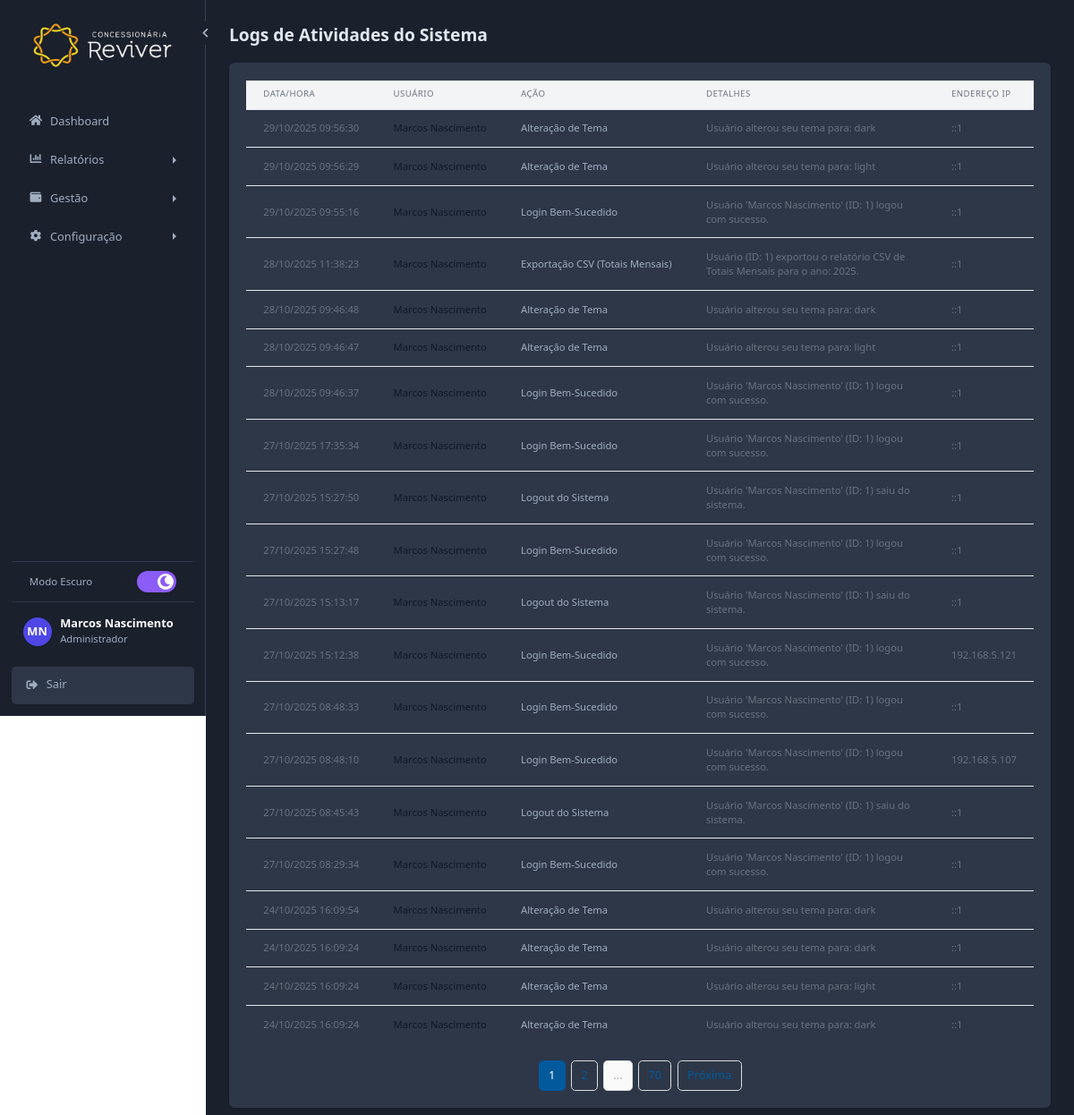
/php/logs.php (signed in), run on the app's committed database.
### tables this page shows
CREATE TABLE IF NOT EXISTS `logs` (
  `id` int(11) NOT NULL AUTO_INCREMENT,
  `id_usuario` int(11) DEFAULT NULL,
  `acao` varchar(255) NOT NULL,
  `detalhes` text DEFAULT NULL,
  `ip_usuario` varchar(45) DEFAULT NULL,
  `data_ocorrencia` datetime NOT NULL DEFAULT current_timestamp(),
  PRIMARY KEY (`id`),
  KEY `fk_logs_usuarios` (`id_usuario`),
  CONSTRAINT `fk_logs_usuarios` FOREIGN KEY (`id_usuario`) REFERENCES `usuarios` (`id`) ON DELETE SET NULL ON UPDATE CASCADE
);

CREATE TABLE IF NOT EXISTS `usuarios` (
  `id` int(11) NOT NULL AUTO_INCREMENT,
  `nome` varchar(150) NOT NULL,
  `email` varchar(150) NOT NULL,
  `senha` varchar(255) NOT NULL,
  `data_criacao` datetime DEFAULT current_timestamp(),
  `cargo` varchar(50) DEFAULT NULL,
  `nivel` int(11) DEFAULT 1,
  `status` enum('1','0') DEFAULT '1',
  `ultimo_login` varchar(50) DEFAULT NULL,
  `preferencia_tema` enum('light','dark') NOT NULL DEFAULT 'light',
  PRIMARY KEY (`id`),
  UNIQUE KEY `email` (`email`)
);

### includes/carregar_tema.php (called while the page is built, shortened)
<?php
if (isset($_SESSION['user_id'])) {
    try {
        $sql = "SELECT u.preferencia_tema FROM usuarios u WHERE u.id = :id_usuario";
        $stmt_tema = $pdo->prepare($sql);
        $stmt_tema->bindParam(':id_usuario', $_SESSION['user_id']);
        $stmt_tema->execute();
        $preferencia = $stmt_tema->fetchColumn();
        if ($preferencia == 'dark') {
            $themeClass = 'dark';
        }
    } catch (PDOException $e) {
    }
}
?>

### php/logs.php (the view, shortened to what this page needs)
<?php
require_once '../includes/conexao.php';
require_once '../includes/carregar_tema.php';
$pagina_selecionada = filter_input(INPUT_GET, 'page', FILTER_VALIDATE_INT) ?: 1;
$registros_por_pagina = 20;
$offset = ($pagina_selecionada - 1) * $registros_por_pagina;
$total_sql = "SELECT COUNT(*) FROM logs";
$total_stmt = $pdo->query($total_sql);
$total_registros = $total_stmt->fetchColumn();
$total_paginas = ceil($total_registros / $registros_por_pagina);
$sql = "SELECT l.id, l.acao, l.detalhes, l.ip_usuario, l.data_ocorrencia, u.nome as nome_usuario
        FROM logs l
        LEFT JOIN usuarios u ON l.id_usuario = u.id
        ORDER BY l.data_ocorrencia DESC
        LIMIT :limit OFFSET :offset";
$stmt = $pdo->prepare($sql);
$stmt->bindValue(':limit', $registros_por_pagina, PDO::PARAM_INT);
$stmt->bindValue(':offset', $offset, PDO::PARAM_INT);
$stmt->execute();
$logs = $stmt->fetchAll(PDO::FETCH_ASSOC);
?>
<!DOCTYPE html>
<html lang="pt-br" class="<?php echo $themeClass; ?>">
<head>
    <script src="https://cdn.tailwindcss.com"></script>
    <link rel="stylesheet" href="https://cdnjs.cloudflare.com/ajax/libs/font-awesome/5.15.4/css/all.min.css">
    <link rel="stylesheet" href="../css/style.css">
    </head>
<body>
    <div class="app-layout">
        <?php require_once '../includes/sidebar.php'; ?>
        <main class="main-content">
            <h1 class="text-2xl font-bold text-gray-800 mb-6">Logs de Atividades do Sistema</h1>
            <div class="bg-white p-6 rounded-lg shadow">
                <div class="overflow-x-auto">
                    <table class="min-w-full bg-white">
                        <thead class="bg-gray-100">
                            <tr>
                                <th class="px-6 py-3 text-left text-xs font-medium text-gray-500 uppercase tracking-wider">Data/Hora</th>
                                <th class="px-6 py-3 text-left text-xs font-medium text-gray-500 uppercase tracking-wider">Usuário</th>
                                <th class="px-6 py-3 text-left text-xs font-medium text-gray-500 uppercase tracking-wider">Ação</th>
                                <th class="px-6 py-3 text-left text-xs font-medium text-gray-500 uppercase tracking-wider">Detalhes</th>
                                <th class="px-6 py-3 text-left text-xs font-medium text-gray-500 uppercase tracking-wider">Endereço IP</th>
                            </tr>
                        </thead>
                        <tbody class="divide-y divide-gray-200">
                            <?php if (empty($logs)): ?>
                                <tr><td colspan="5" class="text-center py-4">Nenhum log encontrado.</td></tr>
                            <?php else: ?>
                                <?php foreach ($logs as $log): ?>
                                    <tr>
                                        <td class="px-6 py-4 whitespace-nowrap text-sm text-gray-500"><?php echo htmlspecialchars(date('d/m/Y H:i:s', strtotime($log['data_ocorrencia']))); ?></td>
                                        <td class="px-6 py-4 whitespace-nowrap text-sm font-medium text-gray-900"><?php echo htmlspecialchars($log['nome_usuario'] ?? 'Sistema'); ?></td>
                                        <td class="px-6 py-4 whitespace-nowrap text-sm text-gray-700"><?php echo htmlspecialchars($log['acao']); ?></td>
                                        <td class="px-6 py-4 text-sm text-gray-500"><?php echo nl2br(htmlspecialchars($log['detalhes'] ?? 'N/A')); ?></td>
                                        <td class="px-6 py-4 whitespace-nowrap text-sm text-gray-500"><?php echo htmlspecialchars($log['ip_usuario']); ?></td>
                                    </tr>
                                <?php endforeach; ?>
                            <?php endif; ?>
                        </tbody>
                    </table>
                </div>
                <?php if ($total_paginas > 1): ?>
                <div class="pagination">
                    <?php
                    $window = 1;
                    for ($i = max(1, $pagina_selecionada - $window); $i <= min($total_paginas, $pagina_selecionada + $window); $i++): ?>
                        <a href="?page=<?php echo $i; ?>" class="<?php echo ($i == $pagina_selecionada) ? 'active' : ''; ?>"><?php echo $i; ?></a>
                    <?php endfor; ?>
                    <?php
                    if ($pagina_selecionada < $total_paginas - $window - 1) {
                        echo '<span class="disabled">...</span>';
                        echo '<a href="?page='.$total_paginas.'"> '.$total_paginas.'</a>';
                    }
                    ?>
                    <?php if ($pagina_selecionada < $total_paginas): ?>
                        <a href="?page=<?php echo $pagina_selecionada + 1; ?>">Próxima</a>
                    <?php endif; ?>
                </div>
                <?php endif; ?>
                </div>
        </main>
    </div>
</body>
</html>

### includes/sidebar.php (shortened to what this page needs)
<?php
$pagina_atual = basename($_SERVER['PHP_SELF']);
function getInitials($name) {
    $words = preg_split("/\s+/", $name);
    $initials = '';
    if (isset($words[0])) {
        $initials .= mb_substr($words[0], 0, 1);
    }
    if (count($words) > 1 && isset($words[count($words) - 1])) {
        $initials .= mb_substr($words[count($words) - 1], 0, 1);
    } elseif (mb_strlen($name) > 1) {
        $initials .= mb_substr($name, 1, 1);
    }
    return mb_strtoupper($initials);
}
function getAvatarColor($name) {
    $colors = ['#dc2626', '#d97706', '#65a30d', '#059669', '#0891b2', '#0284c7', '#4f46e5', '#7c3aed', '#c026d3'];
    $hash = crc32($name);
    $index = abs($hash) % count($colors);
    return $colors[$index];
}
$user_initials = getInitials($_SESSION['nome_usuario'] ?? 'Usuário');
$avatar_color = getAvatarColor($_SESSION['nome_usuario'] ?? 'U');
?>
    <aside class="sidebar border-r border-gray-700">
    <div class="sidebar-header">
        <a href="<?php echo BASE_URL; ?>/index.php" class="logo-container">
            <img src="<?php echo BASE_URL; ?>/images/logo.png" alt="Logo Reviver" class="logo-image">
        </a>
        <button id="sidebar-toggle" class="sidebar-toggle-btn" title="Fixar/Recolher menu">
            <i class="fas fa-chevron-left"></i>
        </button>
    </div>
    <nav class="sidebar-nav">
        <ul class="nav-list">
            <li class="nav-item">
                <a href="<?php echo BASE_URL; ?>/index.php" class="nav-link <?php echo ($pagina_atual == 'index.php') ? 'active' : ''; ?>">
                    <i class="fas fa-home"></i>
                    <span>Dashboard</span>
                </a>
            </li>
            <li class="nav-item has-submenu">
                <a href="#" class="nav-link submenu-toggle">
                    <i class="fas fa-chart-bar"></i>
                    <span>Relatórios</span>
                    <span class="arrow"></span>
                </a>
            </li>
            <li class="nav-item has-submenu">
                <a href="#" class="nav-link submenu-toggle">
                    <i class="fas fa-wallet"></i>
                    <span>Gestão</span>
                    <span class="arrow"></span>
                </a>
            </li>
            <li class="nav-item has-submenu">
                <a href="#" class="nav-link submenu-toggle">
                    <i class="fas fa-cog"></i>
                    <span>Configuração</span>
                    <span class="arrow"></span>
                </a>
            </li>
        </ul>
    </nav>
    <div class="sidebar-footer">
    <div class="theme-switcher">
        <span class="theme-label">Modo Escuro</span>
        <label class="switch">
            <span class="slider"></span>
        </label>
    </div>
    <div class="user-profile-footer">
        <div class="user-avatar" style="background-color: <?php echo $avatar_color; ?>;">
            <span><?php echo htmlspecialchars($user_initials); ?></span>
        </div>
        <div class="user-info">
            <span class="user-name"><?php echo htmlspecialchars($_SESSION['nome_usuario'] ?? 'Usuário'); ?></span>
            <span class="user-role"><?php echo htmlspecialchars($_SESSION['cargo_usuario'] ?? 'Cargo'); ?></span>
        </div>
    </div>
    <a href="<?php echo BASE_URL; ?>/includes/logout.php" class="logout-button">
        <i class="fas fa-sign-out-alt"></i>
        <span>Sair</span>
    </a>
</div>
</aside>

### php/logs.php (style rules this page uses)
.pagination { display: flex; justify-content: center; align-items: center; gap: 0.5rem; margin-top: 1.5rem; }
.pagination a, .pagination span { padding: 0.5rem 0.8rem; border: 1px solid #ddd; text-decoration: none; color: var(--cor-primaria); border-radius: 0.375rem; }
.pagination .active { background-color: var(--cor-primaria); color: white; border-color: var(--cor-primaria); }
.pagination .disabled { color: #aaa; background-color: #f9f9f9; }

### data on the page
logs: data_ocorrencia "29/10/2025 09:56:30", id_usuario.nome "Marcos Nascimento", acao "Alteração de Tema", detalhes "Usuário alterou seu tema para: dark", ip_usuario "::1"
logs: data_ocorrencia "29/10/2025 09:56:29", id_usuario.nome "Marcos Nascimento", acao "Alteração de Tema", detalhes "Usuário alterou seu tema para: light", ip_usuario "::1"
logs: data_ocorrencia "29/10/2025 09:55:16", id_usuario.nome "Marcos Nascimento", acao "Login Bem-Sucedido", detalhes "Usuário 'Marcos Nascimento' (ID: 1) logou com sucesso.", ip_usuario "::1"
logs: data_ocorrencia "28/10/2025 11:38:23", id_usuario.nome "Marcos Nascimento", acao "Exportação CSV (Totais Mensais)", detalhes "Usuário (ID: 1) exportou o relatório CSV de Totais Mensais para o ano: 2025.", ip_usuario "::1"
logs: data_ocorrencia "28/10/2025 09:46:48", id_usuario.nome "Marcos Nascimento", acao "Alteração de Tema", detalhes "Usuário alterou seu tema para: dark", ip_usuario "::1"
logs: data_ocorrencia "28/10/2025 09:46:47", id_usuario.nome "Marcos Nascimento", acao "Alteração de Tema", detalhes "Usuário alterou seu tema para: light", ip_usuario "::1"
logs: data_ocorrencia "28/10/2025 09:46:37", id_usuario.nome "Marcos Nascimento", acao "Login Bem-Sucedido", detalhes "Usuário 'Marcos Nascimento' (ID: 1) logou com sucesso.", ip_usuario "::1"
logs: data_ocorrencia "27/10/2025 17:35:34", id_usuario.nome "Marcos Nascimento", acao "Login Bem-Sucedido", detalhes "Usuário 'Marcos Nascimento' (ID: 1) logou com sucesso.", ip_usuario "::1"
logs: data_ocorrencia "27/10/2025 15:27:50", id_usuario.nome "Marcos Nascimento", acao "Logout do Sistema", detalhes "Usuário 'Marcos Nascimento' (ID: 1) saiu do sistema.", ip_usuario "::1"
logs: data_ocorrencia "27/10/2025 15:27:48", id_usuario.nome "Marcos Nascimento", acao "Login Bem-Sucedido", detalhes "Usuário 'Marcos Nascimento' (ID: 1) logou com sucesso.", ip_usuario "::1"
logs: data_ocorrencia "27/10/2025 15:13:17", id_usuario.nome "Marcos Nascimento", acao "Logout do Sistema", detalhes "Usuário 'Marcos Nascimento' (ID: 1) saiu do sistema.", ip_usuario "::1"
logs: data_ocorrencia "27/10/2025 15:12:38", id_usuario.nome "Marcos Nascimento", acao "Login Bem-Sucedido", detalhes "Usuário 'Marcos Nascimento' (ID: 1) logou com sucesso.", ip_usuario "192.168.5.121"
logs: data_ocorrencia "27/10/2025 08:48:33", id_usuario.nome "Marcos Nascimento", acao "Login Bem-Sucedido", detalhes "Usuário 'Marcos Nascimento' (ID: 1) logou com sucesso.", ip_usuario "::1"
logs: data_ocorrencia "27/10/2025 08:48:10", id_usuario.nome "Marcos Nascimento", acao "Login Bem-Sucedido", detalhes "Usuário 'Marcos Nascimento' (ID: 1) logou com sucesso.", ip_usuario "192.168.5.107"
logs: data_ocorrencia "27/10/2025 08:45:43", id_usuario.nome "Marcos Nascimento", acao "Logout do Sistema", detalhes "Usuário 'Marcos Nascimento' (ID: 1) saiu do sistema.", ip_usuario "::1"
logs: data_ocorrencia "27/10/2025 08:29:34", id_usuario.nome "Marcos Nascimento", acao "Login Bem-Sucedido", detalhes "Usuário 'Marcos Nascimento' (ID: 1) logou com sucesso.", ip_usuario "::1"
logs: data_ocorrencia "24/10/2025 16:09:54", id_usuario.nome "Marcos Nascimento", acao "Alteração de Tema", detalhes "Usuário alterou seu tema para: dark", ip_usuario "::1"
logs: data_ocorrencia "24/10/2025 16:09:24", id_usuario.nome "Marcos Nascimento", acao "Alteração de Tema", detalhes "Usuário alterou seu tema para: dark", ip_usuario "::1"
logs: data_ocorrencia "24/10/2025 16:09:24", id_usuario.nome "Marcos Nascimento", acao "Alteração de Tema", detalhes "Usuário alterou seu tema para: light", ip_usuario "::1"
logs: data_ocorrencia "24/10/2025 16:09:24", id_usuario.nome "Marcos Nascimento", acao "Alteração de Tema", detalhes "Usuário alterou seu tema para: dark", ip_usuario "::1"

### other printed values
$user_initials "MN"
$_SESSION['nome_usuario'] "Marcos Nascimento"
$_SESSION['cargo_usuario'] "Administrador"
